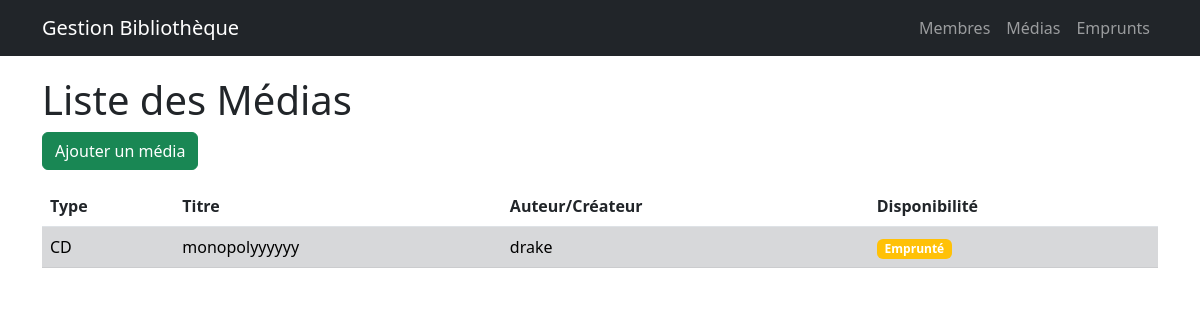
Screenshot of /librarian/liste-medias/ with the database file from the repository.
### librarian/models.py (models this page shows, shortened)
class Media(models.Model):
    name = models.CharField(max_length=100)
    available = models.BooleanField(default=True)

class CD(Media):
    artist = models.CharField(max_length=100)

class Media(models.Model):
    name = models.CharField(max_length=100)
    available = models.BooleanField(default=True)

### librarian/views.py (the view)
# urls.py: path('liste-medias/', list_media, name='list_media'),
def list_media(request):
    media_types = {
        'book': (Book.objects.all(), "Livre"),
        'dvd': (DVD.objects.all(), "DVD"),
        'cd': (CD.objects.all(), "CD"),
        'boardgame': (BoardGame.objects.all(), "Jeu de société")
    }
    allmedias = []
    for items, media_type in media_types.values():
        for item in items:
            item.type = media_type
            allmedias.append(item)
    return render(request, 'librarian/medias_list.html', {'allmedias': allmedias})

### librarian/templates/librarian/medias_list.html (shortened to what this page needs)
{% extends "librarian/base.html" %}
{% block content %}
<h1>Liste des Médias</h1>
<a href="{% url 'librarian:create_media' %}" class="btn btn-success mb-3">Ajouter un média</a>
<table class="table table-striped">
    <thead>
        <tr>
            <th>Type</th>
            <th>Titre</th>
            <th>Auteur/Créateur</th>
            <th>Disponibilité</th>
        </tr>
    </thead>
    <tbody>
        {% for media in allmedias %}
        <tr class="{% if not media.available %}table-secondary{% endif %}">
            <td>{{ media.type }}</td>
            <td>{{ media.name }}</td>
            <td>
                {% if media.type == "Livre" %}
                    {{ media.author }}
                {% elif media.type == "DVD" %}
                    {{ media.producer }}
                {% elif media.type == "CD" %}
                    {{ media.artist }}
                {% elif media.type == "Jeu de société" %}
                    {{ media.creator }}
                {% endif %}
            </td>
            <td>
                {% if media.type != "Jeu de société" %}
                    {% if media.available %}
                        <span class="badge bg-success">Disponible</span>
                    {% else %}
                        <span class="badge bg-warning">Emprunté</span>
                    {% endif %}
                {% else %}
                    <span class="badge bg-info">Consultable sur place</span>
                {% endif %}
            </td>
        </tr>
        {% endfor %}
    </tbody>
</table>
{% endblock %}

### rows the page displays
CD: type "CD", name "monopolyyyyyy", artist "drake", shows "Emprunté"
